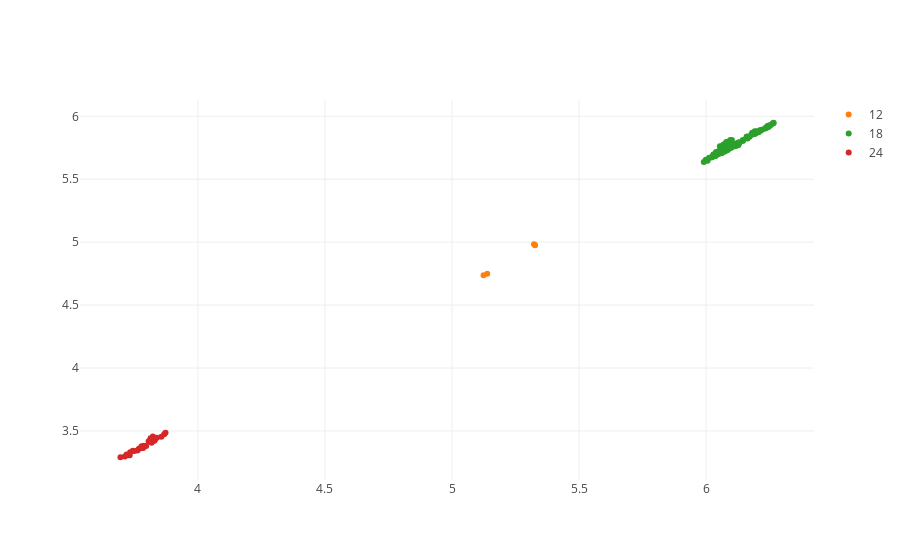

Here is the notebook cell this chart was saved with:
### Code cell
trace = []
for v in ['6', '12', '18', '24']:
    trace.append(go.Scatter(
        x = b[b['lag']==v]['test'],
        y = b[b['lag']==v]['val'],
        text='F-'+b[b['lag']==v]['full'].astype(str) + 'D-' + b[b['lag']==v]['drop'].astype(str) + '-L' + b[b['lag']==v]['lag'].astype(str)+ '-A' + b[b['lag']==v]['filters'].astype(str), 
        mode = 'markers', name=v
    ))
py.iplot(trace, filename='basic-scatter')
